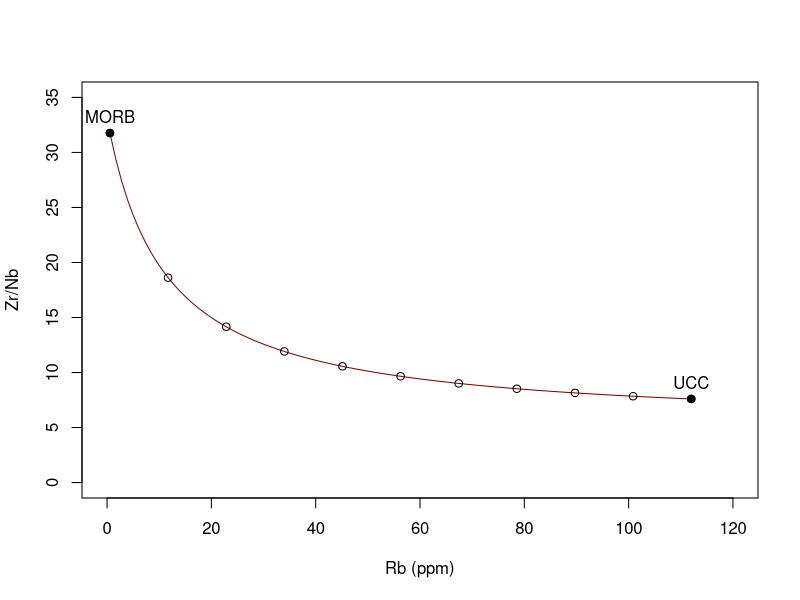

Generate this figure with R:
elems <- c("Rb","Zr","Nb")
ucc <- c(112,190,25); names(ucc) <- elems
morb <- c(0.56,74,2.33); names(morb) <- elems
plot(1,1,xlim=c(0,120),ylim=c(0,35),xlab="Rb (ppm)",ylab="Zr/Nb",type="n")     # Only axes are set up
 
# Parameters of the mixing hyperbola (Table 11.1)
AA <- ucc["Zr"]- morb["Zr"]
BB <- morb["Nb"]-ucc["Nb"]
CC <- ucc["Nb"]*morb["Rb"]-morb["Nb"]*ucc["Rb"]
DD <- ucc["Rb"]*morb["Zr"]-morb["Rb"]*ucc["Zr"]
curve((-AA*x-DD)/(BB*x+CC),from=morb["Rb"],to=ucc["Rb"],add=TRUE,col="darkred") # Eq. 11.29

points(morb["Rb"],morb["Zr"]/morb["Nb"],pch=19)
text(morb["Rb"],morb["Zr"]/morb["Nb"],pos=3,"MORB")
points(ucc["Rb"],ucc["Zr"]/ucc["Nb"],pch=19)
text(ucc["Rb"],ucc["Zr"]/ucc["Nb"],pos=3,"UCC")
x <- seq(morb["Rb"],ucc["Rb"],length=11)
y <- (-AA*x-DD)/(BB*x+CC)   # Eq. 11.30
points(x,y,pch=1)
